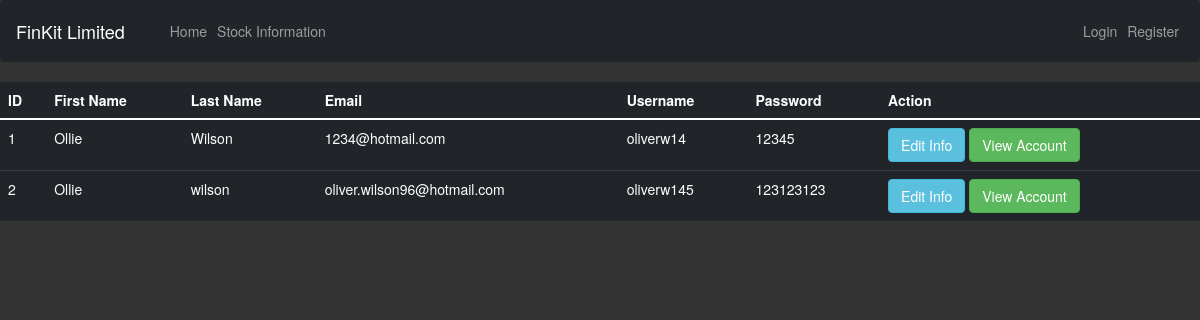
The page /admin on the database as committed earlier.
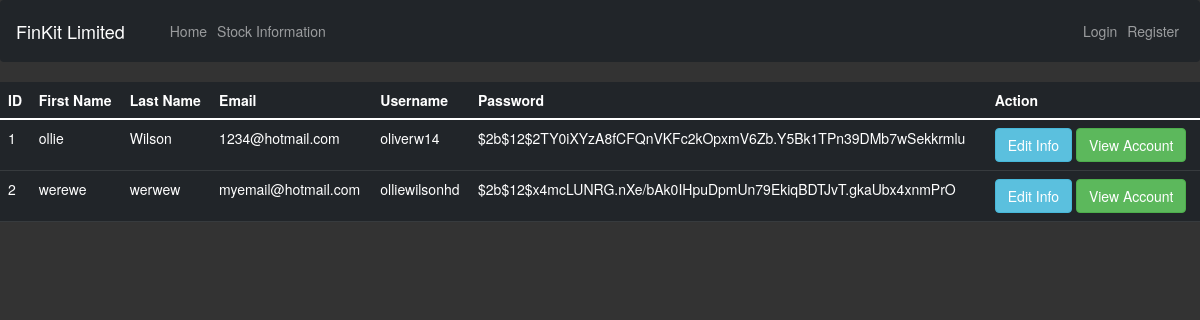
The same page on the database as committed later.
### FinKit/models.py (models this page shows, shortened)
class User(db.Model, UserMixin):
    id = db.Column(db.Integer(), primary_key=True)
    Username = db.Column(db.String(length=30), nullable=False, unique=True)
    FirstName = db.Column(db.String(length=30), nullable=False)
    LastName = db.Column(db.String(length=30), nullable=False)
    Email = db.Column(db.String(length=50), nullable=False, unique=True)
    Password_hash = db.Column(db.String(60), nullable=False)
    @property
    def password(self):
        return self.password

### FinKit/routes.py (the view)
@app.route('/admin')
def admin_page():
    users = User.query.all()
    return render_template('adminPage.html', Users=users )

### FinKit/templates/adminPage.html (shortened to what this page needs)
{% extends 'base.html' %}
{% block content %}
      <table class="table table-hover table-dark">
        <thead>
            <tr>
                <th scope="col">ID</th>
                <th scope="col">First Name</th>
                <th scope="col">Last Name</th>
                <th scope="col">Email</th>
                <th scope="col">Username</th>
                <th scope="col">Password</th>
                <th scope="col">Action</th>
            </tr>
        </thead>
        <tbody>
            {% for user in Users %}
                <tr>
                    <td>{{ user.id }}</td>
                    <td>{{ user.FirstName }}</td>
                    <td>{{ user.LastName }}</td>
                    <td>{{ user.Email }}</td>
                    <td>{{ user.Username }}</td>
                    <td>{{ user.Password_hash }}</td>
                    <td>
                        <button class="btn btn-outline btn-info">Edit Info</button>
                        <a href="{{ url_for('account_page', id=user.id) }}"><button class="btn btn-outline btn-success">View Account</button></a>
                    </td>
                </tr>
            {% endfor %}
        </tbody>
    </table>
{% endblock %}

Rows that differ between the two databases and show on the page:
changed User "Wilson": FirstName "Ollie" → "ollie"; Password_hash "12345" → "$2b$12$2TY0iXYzA8fCFQnVKFc2kOpxmV6Zb.Y5Bk1TPn39DMb7wSekkrmlu"
changed User id 2: FirstName "Ollie" → "werewe"; LastName "wilson" → "werwew"; Email "oliver.wilson96@hotmail.com" → "myemail@hotmail.com"; Username "oliverw145" → "olliewilsonhd"; Password_hash "123123123" → "$2b$12$x4mcLUNRG.nXe/bAk0IHpuDpmUn79EkiqBDTJvT.gkaUbx4xnmPrO"
